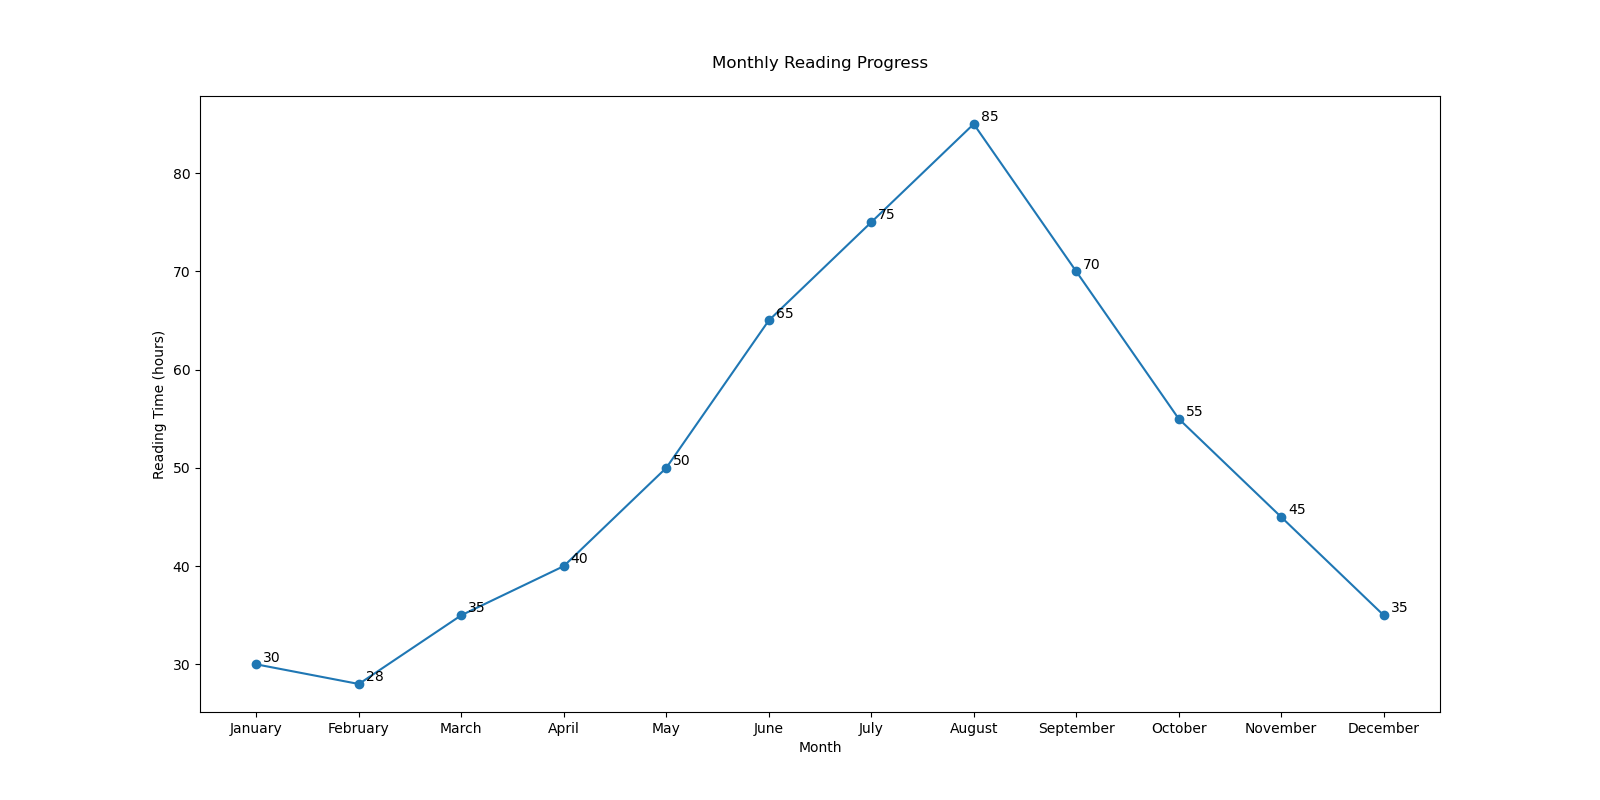

Recreate this plot in Python.

import matplotlib.pyplot as plt

# Data for plotting
months = ['January', 'February', 'March', 'April', 'May', 'June', 'July', 'August', 'September', 'October', 'November', 'December']
average_readings = [30, 28, 35, 40, 50, 65, 75, 85, 70, 55, 45, 35]

# Create a new figure with specific width and height
plt.figure(figsize=(16, 8))

# Plotting the line chart with a specific color scheme
plt.plot(months, average_readings, marker='o', linestyle='-', color='#1f77b4')  # Blue color

# Assign annotations/labels to specific data points to provide additional information
for i, reading in enumerate(average_readings):
    plt.annotate(str(reading), xy=(months[i], reading), xytext=(5, 2), textcoords='offset points')

# Modify the chart title and labels
plt.title('Monthly Reading Progress', pad=20)
plt.xlabel('Month')
plt.ylabel('Reading Time (hours)')

# Show the plot
plt.show()
